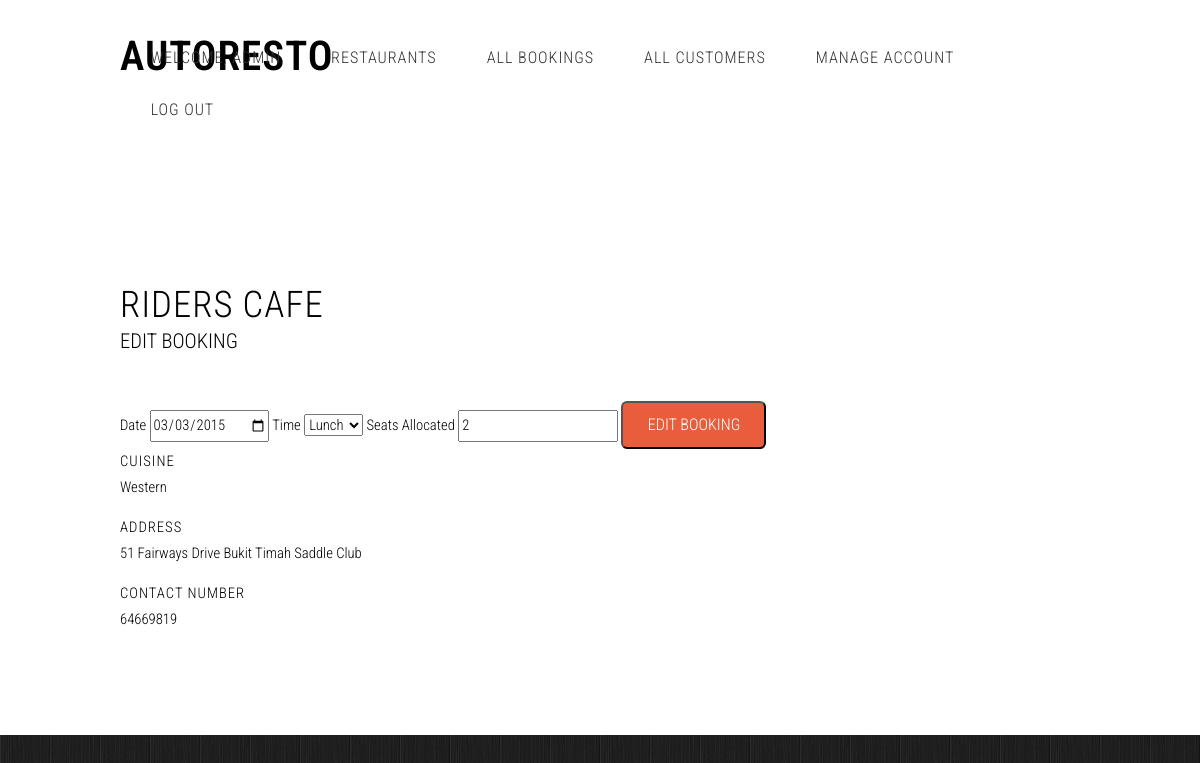
The page /booking_new.php?booker_ic_no=F0213539Q&contact_no=64669819&date=2015-03-03&session=lunch&page_mode=edit (signed in) on the database its author committed.
### tables this page shows
CREATE TABLE IF NOT EXISTS `customer` (
  `name` varchar(256) NOT NULL,
  `email` varchar(256) DEFAULT NULL,
  `ic_no` char(20) NOT NULL,
  `contact_no` char(10) DEFAULT NULL,
  `active` tinyint(1) NOT NULL DEFAULT '1',
  `password` varchar(256) DEFAULT NULL,
  `isAdmin` tinyint(1) NOT NULL DEFAULT '0',
  PRIMARY KEY (`ic_no`)
);

CREATE TABLE IF NOT EXISTS `restaurant` (
  `restaurant_name` varchar(256) NOT NULL,
  `address` varchar(256) NOT NULL,
  `contact_no` char(10) NOT NULL,
  `cuisine` char(255) DEFAULT NULL,
  `total1seaters` int(11) NOT NULL DEFAULT '0',
  `total2seaters` int(11) NOT NULL DEFAULT '0',
  `total4seaters` int(11) NOT NULL DEFAULT '0',
  `open` tinyint(1) NOT NULL DEFAULT '1',
  PRIMARY KEY (`contact_no`)
);

CREATE TABLE IF NOT EXISTS `booking` (
  `booker_ic_no` char(20) NOT NULL DEFAULT '',
  `restaurant_contact_no` char(10) NOT NULL DEFAULT '',
  `date` date NOT NULL DEFAULT '0000-00-00',
  `session` char(10) NOT NULL DEFAULT '',
  `booked1seaters` int(11) NOT NULL DEFAULT '0',
  `booked2seaters` int(11) NOT NULL DEFAULT '0',
  `booked4seaters` int(11) NOT NULL DEFAULT '0',
  PRIMARY KEY (`booker_ic_no`,`restaurant_contact_no`,`date`,`session`),
  KEY `restaurant_contact_no` (`restaurant_contact_no`),
  CONSTRAINT `booking_ibfk_1` FOREIGN KEY (`restaurant_contact_no`) REFERENCES `restaurant` (`contact_no`) ON UPDATE CASCADE,
  CONSTRAINT `booking_ibfk_2` FOREIGN KEY (`booker_ic_no`) REFERENCES `customer` (`ic_no`) ON UPDATE CASCADE ON DELETE CASCADE
);

### constant.php (called while the page is built, shortened)
<?php
    $db_location = "localhost";
    $db_name = "autoresto";
    $db_username = "root";
    $db_password = "";
    $customer_name = "name";
    $customer_ic_no = "ic_no";
    $customer_is_admin = "isAdmin";
    $restaurant_contact_no = "contact_no";
    $booking_booked1seaters = "booked1seaters";
    $booking_booked2seaters = "booked2seaters";
    $booking_booked4seaters = "booked4seaters";
?>

### customer.php (called while the page is built, shortened)
<?php
	Class Customer
	{
            private static $dbOperation;
            public function Customer()
            {
                self::$dbOperation = new DBOperation("customer");
            }
            public static function isAdmin($ic_no){
                global $customer_ic_no;
                global $empty_string;
                global $customer_is_admin;
                $arrQuery[$customer_ic_no] = $ic_no;
                $rows = self::$dbOperation->get($arrQuery,$empty_string);
                $totalRows = count($rows);
                if ($totalRows == 1){
                    $cust = $rows[0];
                    if($cust[$customer_is_admin] == true){
                        return true;
                    }
                }
                return false;
            }
            public static function getCustomerName($ic_number) {
                global $customer_name;
                global $customer_ic_no;
                $cond = array();
                $cond[$customer_ic_no] = $ic_number;
                $result = self::$dbOperation->get($cond);
                $row = $result[0];
                return $row[$customer_name];
            }
	};
?>

### dboperation.php (called while the page is built, shortened)
<?php
	Class DBOperation
	{
		private $tableName;
		private static $dbHandler;
		public function DBOperation($tableName)
		{
			$this->tableName = $tableName;
			self::$dbHandler = new DBHandler();
		}
                private function commandiseCondition($condition)
                {
                    $conditionCommand = "";
                    foreach ($condition as $key => $value)
                    {
                        if ($conditionCommand != "")
                        {
                            $conditionCommand = $conditionCommand." AND ";
                        }
                        $conditionCommand = $conditionCommand.$key." = \"".$value."\"";
                    }
                    return $conditionCommand;
                }
                public function get($conditions,$sortBy = "")
		{
                    $conditionCommand = $this->commandiseCondition($conditions);
                    $query = "SELECT * FROM ".$this->tableName;
                    if ($conditionCommand != "")
                    {
                        $query = $query." WHERE ".$conditionCommand;
                    }
                    return self::$dbHandler->getQuery($query);
		}
	};
?>

### dbhandler.php (called while the page is built, shortened)
<?php
    Class DBHandler
    {
        private $con;
        public function DBHandler()
	{
            global $db_location;
            global $db_name;
            global $db_password;
            global $db_username;
            $this->con = mysqli_connect($db_location,$db_username,$db_password,$db_name);
	}
	public function getQuery($query)
	{
            $result = mysqli_query($this->con,$query);
            $data = array();
            $i = 0;
            while ($data[$i++] = mysqli_fetch_array($result));
            unset($data[count($data)-1]);
            return $data;
	}
    };
?>

### eventhandler.php (called while the page is built, shortened)
<?php
    Class EventHandler
    {
        public function getRestaurantDetails($resto_contact_number)
        {
            return Restaurant::getRestaurantDetails($resto_contact_number);
        }
        public function getBookings($arrQuery)
        {
            return Booking::getBookings($arrQuery);
        }
        public function getCustomerName($ic_number)
        {
            return Customer::getCustomerName($ic_number);
        }
        public function isAdmin($ic_no)
        {
            return Customer::isAdmin($ic_no);
        }
    };
?>

### restaurant.php (called while the page is built, shortened)
<?php
    include "constant.php";
    Class Restaurant
    {
        private static $dbOperation;
        public function Restaurant()
        {
            self::$dbOperation = new DBOperation("restaurant");
        }
        public static function getRestaurantDetails($resto_contact_number)
        {
            global $restaurant_contact_no;
            global $empty_string;
            $arrQuery = array();
            $arrQuery[$restaurant_contact_no] = $resto_contact_number;
            $rows = self::$dbOperation->get($arrQuery,$empty_string);
            if(count($rows) == 1){
                return $rows[0];
            }
            return false;
        }
    };
?>

### booking.php (called while the page is built, shortened)
<?php
Class Booking
	{
            private static $dbOperation;
            public function Booking()
            {
                self::$dbOperation = new DBOperation("booking");
            }
            public static function getBookings($arrQuery)
            {
                return self::$dbOperation->get($arrQuery);
            }
	};
?>

### booking_new.php (the view, shortened to what this page needs)
<html>
<head>
    <?php
    include "htmlHeader.php";
    ?>
</head>
<body class="homepage">
    <?php
        $page_mode = $_GET['page_mode'];
        $eventHandler = new EventHandler();
        if (isset($_GET['contact_no'])){
            $contact_no = $_GET['contact_no'];
        } else {
            $contact_no = "";
        }
        $restaurantDetails = $eventHandler->getRestaurantDetails($contact_no);
            ?>
                <?php
        if ($page_mode == "edit"){
            $arrQuery = array();
            $arrQuery['booker_ic_no'] = $_GET['booker_ic_no'];
            $arrQuery['restaurant_contact_no'] = $_GET['contact_no'];
            $arrQuery['date'] = $_GET['date'];
            $arrQuery['session'] = $_GET['session'];
            $bookingDetails = $eventHandler->getBookings($arrQuery);
            $bookingDetails = $bookingDetails[0];
            $date = $bookingDetails['date'];
            $session = $bookingDetails['session'];
            $numberOfPax = $bookingDetails[$booking_booked1seaters] +(2*$bookingDetails[$booking_booked2seaters]) + (4*$bookingDetails[$booking_booked4seaters]);
        }
    ?>
    <?php
        include "headerPage.php";
    ?>
        <div id="page">
            <div id="main" class="container">
                <div class="row">
                    <div class="15u">
                        <section>
                            <header>
                                <h2><?php echo $restaurantDetails['restaurant_name']?></h2>
                                <?php
                                if ($page_mode != 'edit'){
                                    echo "<span class=\"byline\">New Booking</span>";
                                } else {
                                    echo "<span class=\"byline\">Edit Booking</span>";
                                }
                                ?>
                            </header>
                            <div id="bookingoptions" class="container">
                                <form method="post" action="">
                                    Date
                                    <?php
                                        echo "<input type=\"date\" id=\"datepicker\" name=\"date\" size=\"10\" value=\"$date\"/>";
                                    ?>
                                    Time <select name="session" id="session">
                                    <?php
                                        $states = array(
                                                    'lunch'=>"Lunch",
                                                    'dinner'=>"Dinner"
                                                    );
                                        foreach($states as $key=>$val) {
                                            echo ($key == $session)
                                                    ? "<option selected=\"selected\" value=\"$key\">$val</option>"
                                                    :"<option value=\"$key\">$val</option>";
                                        }
                                    ?>
                                    </select>
                                    <?php echo $page_mode!="edit" ? "No of Pax." : "Seats Allocated"?> <input name="pax" id="pax" type="text" value="<?php echo $numberOfPax ?>"/>
                                    <input type="submit" name="save" id="save" class="button" value="<?php echo ($page_mode != "edit") ? "Book" : "Edit Booking"?>"/>
                                </form>
                            </div>
                            <div id="restaurantdetails" class="container">
                                <div class="6u">
                                    <ul>
                                        <h3>Cuisine</h3>
                                        <p>
                                            <?php echo $restaurantDetails['cuisine']?>
                                        </p>
                                        <h3>Address</h3>
                                        <p class="subtitle">
                                            <?php echo $restaurantDetails['address']?>
                                        </p>
                                        <h3>Contact Number</h3>
                                        <p>
                                            <?php echo $restaurantDetails['contact_no']?>
                                        </p>
                                    </ul>
                                </div>
                            </div>
                        </section>
                    </div>
                </div>
            </div>
    </div>
</body>
</html>

### headerPage.php
<div id="header">
        <div class="container">
            <div id="logo">
                <h1><a href="./">AutoResto</a></h1>
            </div>
            <nav id="nav">
                <ul>
                    <li class="name"><a>Welcome,
                    <?php
                        echo $eventHandler->getCustomerName($ic_number);
                    ?>
                        </a></li>
                    <li class="index"><a href="./">Restaurants</a></li>
                    <?php
                        if ($isAdmin) {
                            echo "<li class=\"booking_list\"><a href=\"booking_list_admin.php\">All Bookings</a></li>";
                            echo "<li class=\"all_customers\"><a href=\"customer_list_admin.php\">All Customers</a></li>";
                        }
                        else {
                            echo "<li class=\"booking_list\"><a href=\"booking_list.php\">My Bookings</a></li>";
                        }
                    ?>
                    <li class="manage_account"><a href="manage_account.php">Manage Account</a></li>
                    <li class="logout"><a href="login.php">Log Out</a></li>
                </ul>
            </nav>
        </div>
</div>

### css/style.css (style rules this page uses)
body { background: #202020 url(images/img01.jpg) repeat; }
body,input,textarea,select { font-family: 'Roboto Condensed', sans-serif; font-weight: 300; font-size: 11pt; line-height: 1.75em; }
h1,h2,h3,h4,h5,h6 { letter-spacing: 1px; text-transform: uppercase; font-weight: 300; }
h1 a, h2 a, h3 a, h4 a, h5 a, h6 a { color: inherit; text-decoration: none; }
a { color: #ff0000; }
p, ul, ol, dl, table { margin-bottom: 1em; }
header { margin-bottom: 2em; line-height: 1.7em; }
header h2 { font-size: 2.5em; }
header .byline { display: block; margin: 0.5em 0 0 0; padding: 0 0 0.5em 0; text-transform: uppercase; font-size: 1.4em; }
section, article { margin-bottom: 3em; }
section > :last-child, article > :last-child { margin-bottom: 0; }
section:last-child, article:last-child { margin-bottom: 0; }
.button { position: relative; display: inline-block; margin-top: 0.5em; padding: 0.50em 1.5em; background: #e95d3c; border-radius: 6px; text-decoration: none; text-transform: uppercase; font-size: 1.1em; color: #FFF; -moz-transition: color 0.35s ease-in-out, background-color 0.35s ease-in-out; -webkit-transition: color 0.35s ease-in-out, background-color 0.35s ease-in-out; -o-transition: color 0.35s ease-in-out, background-color 0.35s ease-in-out; -ms-transition: color 0.35s ease-in-out, background-color 0.35s ease-in-out; transition: color 0.35s ease-in-out, background-color 0.35s ease-in-out; cursor: pointer; }
#header { position: relative; background: #FFF; }
#header .container { position: relative; padding: 4em 0em; }
#logo { position: absolute; left: 0em; top: 3em; }
#logo a { display: block; text-decoration: none; font-size: 2.8em; font-weight: 600; }
#nav { position: absolute; right: 0em; top: 2.2em; }
#nav > ul > li { float: left; }
#nav > ul > li:last-child { padding-right: 0; }
#nav > ul > li > a, #nav > ul > li > span { display: block; margin-left: 0.7em; padding: 0.80em 1.2em; letter-spacing: 0.06em; text-decoration: none; text-transform: uppercase; font-size: 1.1em; outline: 0; color: #333; }
#page { position: relative; background: #fff; }
#main { border-top: 1px solid; border-color: rgba(0,0,0,.2); }

### css/style-desktop.css (style rules this page uses)
body,input,textarea,select { font-size: 11pt; }
#page { padding: 2em 0em 6em 0em; }
.homepage #page { padding: 6em 0em; }
#main { padding-top: 2em; border-top: none; }
.homepage #main { padding-top: 6em; }

### rows shown on the page
customer: name "ADMIN"
restaurant: restaurant_name "RIDERS CAFE", cuisine "Western", address "51 Fairways Drive Bukit Timah Saddle Club", contact_no "64669819"
booking: date "03/03/2015", session "Lunch", pax "2"
